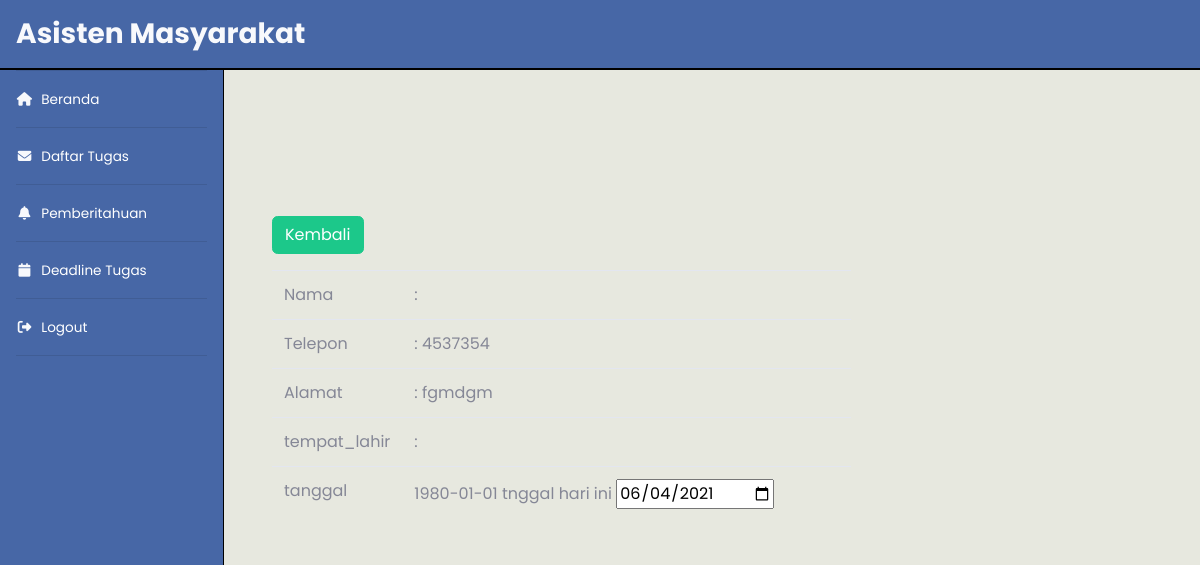
The app's page /notif_revisi/detail.php?id=62 with its own data.
### tables this page shows
CREATE TABLE `masyarakat` (
  `id_masyarakat` int(50) NOT NULL COMMENT '100001 ',
  `nama` varchar(255) NOT NULL,
  `jenis_kelamin` text NOT NULL,
  `alamat` text NOT NULL,
  `telepon` text NOT NULL,
  `tempat_lahir` text NOT NULL,
  `tanggal` date NOT NULL
);

### notif_revisi/detail.php (the view, shortened to what this page needs)
<!DOCTYPE html>
<html lang="en">
  <head>
    <link href="vendor/fontawesome-free/css/all.min.css" rel="stylesheet" type="text/css" />
    <link href="css/sb-admin-2.min.css" rel="stylesheet" />
    <link href="vendor/datatables/dataTables.bootstrap4.min.css" rel="stylesheet" />
  </head>
  <body id="page-top" style="font-family: poppins">
    <nav class="navbar navbar-expand navbar-light bg-white topbar mb-2 static-top" style="background-color: #4767a6 !important; margin-bottom: 0% !important; border-bottom: solid black 2px">
      <h1 class="h3 mb-0 text-light" style="font-weight: 700">Asisten Masyarakat</h1>
    </nav>
    <div id="wrapper">
      <ul class="navbar-nav bg-secondary bg-gradient sidebar accordion" style="background-color: #4767a6 !important; border-right: solid black 1px; color: rgb(0, 0, 126)" id="accordionSidebar">
        <hr class="sidebar-divider my-0" />
        <li class="nav-item">
          <a class="nav-link" style="color: #ffff" href="index.html">
            <i class="fas fa-fw fa-home text-light"></i>
            <span>Beranda</span></a
          >
        </li>
        <hr class="sidebar-divider my-0" />
        <li class="nav-item">
          <a class="nav-link" href="../../notifikasi/notif/index.php">
            <i class="fas fa-fw fa-envelope -alt text-light"></i>
            <span>Daftar Tugas</span></a
          >
        </li>
        <hr class="sidebar-divider my-0" />
        <li class="nav-item">
          <a class="nav-link" href="index.html">
            <i class="fas fa-fw fa-bell text-light"></i>
            <span>Pemberitahuan</span></a
          >
        </li>
        <hr class="sidebar-divider my-0" />
        <li class="nav-item">
          <a class="nav-link" href="index.html">
            <i class="fas fa-fw fa-calendar text-light"></i>
            <span>Deadline Tugas</span></a
          >
        </li>
        <hr class="sidebar-divider my-0" />
        <li class="nav-item">
          <a class="nav-link" href="index.html">
            <i class="fas fa-fw fa-sign-out-alt text-light"></i>
            <span>Logout</span></a
          >
        </li>
        <hr class="sidebar-divider d-none d-md-block" />
      </ul>
      <div id="content-wrapper" class="" style="background-color: #e7e8df !important">
        <div id="content" style="background-color: #e7e8df !important">
          <div class="container-fluid d-flex justify-content-center align-items-center pt-5">
            <?php
    include"koneksi.php";
    $data = mysqli_query ($koneksi, " select
                                            id_masyarakat,
                                            nama,
                                            jenis_kelamin,
                                            telepon,
                                            alamat,
                                            tempat_lahir,
                                            tanggal
                                      from
                                      masyarakat
                                      where id_masyarakat = $_GET[id]");
    $row = mysqli_fetch_array ($data);
?>
<div class="container" style="margin-top:8%">
    <div class="row">
        <div class="col-md-8 col-md-offset-2">
            <br>
            <p>
                <a class="btn btn-success" href="index.php">Kembali</a>
            </p>
            <table class="table table-stripped">
                <tr>
                    <td style="width:10%;">
                        Nama
                    </td>
                    <td>
                        : <?php echo $row['nama']; ?>
                    </td>
                </tr>
                <tr>
                    <td>
                        Telepon
                    </td>
                    <td>
                        : <?php echo $row['telepon']; ?>
                    </td>
                </tr>
                <tr>
                    <td>
                        Alamat
                    </td>
                    <td>
                        : <?php echo $row['alamat']; ?>
                    </td>
                </tr>
                <tr>
                    <td>
                      tempat_lahir
                    </td>
                    <td>
                        : <?php echo $row['tempat_lahir']; ?>
                    </td>
                </tr>
                <tr>
                    <td>
                        tanggal
                    </td>
                    <td>
                    <?php echo $row['tanggal'];?> tnggal hari ini
                         <input type="date" name="tanggal" value="<?php echo date("Y-m-d"); ?>">
                    </td>
                </tr>
            </table>
        </div>
    </div>
</div>
          </div>
        </div>
      </div>
    </div>
  </body>
</html>

### notif_revisi/detail.php (style rules this page uses)
.nav-link { color: #fff; transition-duration: 250ms; }

### records on screen
masyarakat: telepon "4537354", alamat "fgmdgm", tanggal "1980-01-01"
